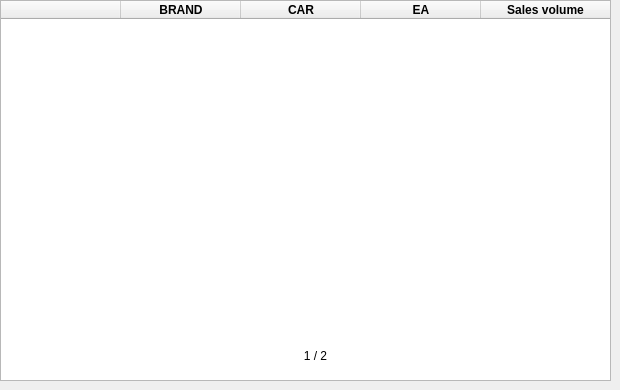
         <widget class="QWidget" name="tab_12">
          <attribute name="title">
           <string>국산차</string>
          </attribute>
          <widget class="QTableWidget" name="tableWidget_3">
           <property name="geometry">
            <rect>
             <x>0</x>
             <y>0</y>
             <width>611</width>
             <height>381</height>
            </rect>
           </property>
           <property name="horizontalScrollBarPolicy">
            <enum>Qt::ScrollBarAlwaysOff</enum>
           </property>
           <property name="editTriggers">
            <set>QAbstractItemView::EditKeyPressed</set>
           </property>
           <property name="iconSize">
            <size>
             <width>30</width>
             <height>30</height>
            </size>
           </property>
           <attribute name="horizontalHeaderDefaultSectionSize">
            <number>120</number>
           </attribute>
           <attribute name="horizontalHeaderStretchLastSection">
            <bool>true</bool>
           </attribute>
           <attribute name="verticalHeaderStretchLastSection">
            <bool>false</bool>
           </attribute>
           <column>
            <property name="text">
             <string/>
            </property>
           </column>
           <column>
            <property name="text">
             <string>BRAND</string>
            </property>
            <property name="font">
             <font>
              <bold>true</bold>
             </font>
            </property>
           </column>
           <column>
            <property name="text">
             <string>CAR</string>
            </property>
            <property name="font">
             <font>
              <bold>true</bold>
             </font>
            </property>
           </column>
           <column>
            <property name="text">
             <string>EA</string>
            </property>
            <property name="font">
             <font>
              <bold>true</bold>
             </font>
            </property>
           </column>
           <column>
            <property name="text">
             <string>Sales volume</string>
            </property>
            <property name="font">
             <font>
              <bold>true</bold>
             </font>
            </property>
           </column>
          </widget>
          <widget class="QPushButton" name="pushButton_98">
           <property name="geometry">
            <rect>
             <x>350</x>
             <y>340</y>
             <width>31</width>
             <height>31</height>
            </rect>
           </property>
           <property name="cursor">
            <cursorShape>PointingHandCursor</cursorShape>
           </property>
           <property name="text">
            <string/>
           </property>
           <property name="icon">
            <iconset>
             <normaloff>../../Desktop/Important/다나와_프로젝트/사진/right.png</normaloff>../../Desktop/Important/다나와_프로젝트/사진/right.png</iconset>
           </property>
           <property name="iconSize">
            <size>
             <width>35</width>
             <height>35</height>
            </size>
           </property>
           <property name="flat">
            <bool>true</bool>
           </property>
          </widget>
          <widget class="QLabel" name="label_99">
           <property name="geometry">
            <rect>
             <x>280</x>
             <y>335</y>
             <width>71</width>
             <height>41</height>
            </rect>
           </property>
           <property name="text">
            <string>1 / 2</string>
           </property>
           <property name="alignment">
            <set>Qt::AlignCenter</set>
           </property>
          </widget>
          <widget class="QPushButton" name="pushButton_97">
           <property name="geometry">
            <rect>
             <x>250</x>
             <y>340</y>
             <width>31</width>
             <height>31</height>
            </rect>
           </property>
           <property name="text">
            <string/>
           </property>
           <property name="icon">
            <iconset>
             <normaloff>../../Desktop/Important/다나와_프로젝트/사진/left.png</normaloff>../../Desktop/Important/다나와_프로젝트/사진/left.png</iconset>
           </property>
           <property name="iconSize">
            <size>
             <width>35</width>
             <height>35</height>
            </size>
           </property>
           <property name="flat">
            <bool>true</bool>
           </property>
          </widget>
         </widget>
